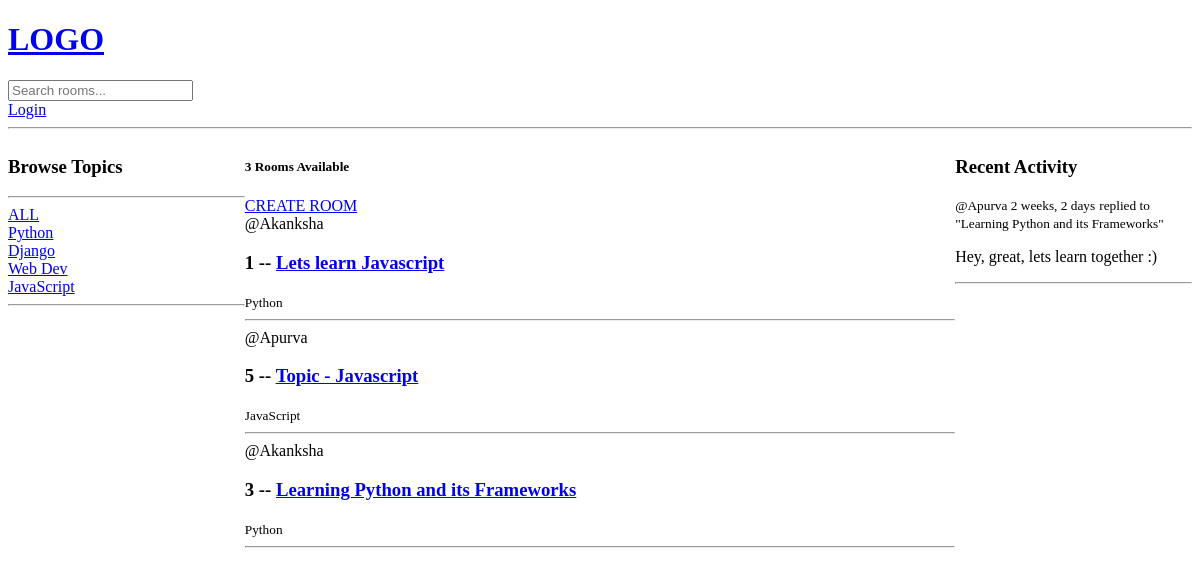
The app's page /, older data.
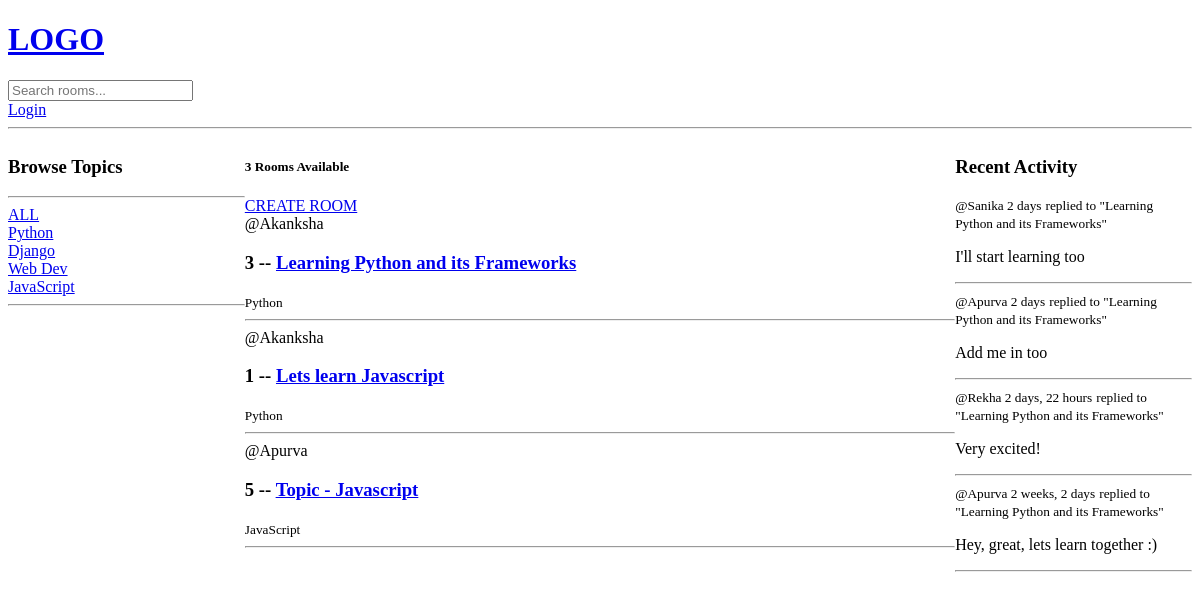
The same page, newer data.
### base/models.py (models this page shows, shortened)
class Topic (models.Model):
    name = models.CharField(max_length=300)

class Room(models.Model):
    host = models.ForeignKey(User,on_delete=models.SET_NULL, null=True)
    topic = models.ForeignKey(Topic,on_delete=models.SET_NULL, null=True)
    name = models.CharField(max_length=200)
    description = models.TextField(null=True, blank=True)
    participants =models.ManyToManyField(User, related_name='participants', blank=True)
    updated = models.DateTimeField(auto_now=True)
    created = models.DateTimeField(auto_now_add=True)
    class Meta:
        ordering = ['-updated','-created']
    def __str__(self) -> str:
        return self.name

class Message(models.Model):
    user = models.ForeignKey(User, on_delete=models.CASCADE)
    room = models.ForeignKey(Room, on_delete=models.CASCADE)
    body = models.TextField()
    updated = models.DateTimeField(auto_now=True)
    created = models.DateTimeField(auto_now_add=True)
    class Meta:
        ordering = ['-updated','-created']
    def __str__(self) -> str:
        return self.body[0:50]

### base/views.py (the view)
# urls.py: path("", views.home, name="home"),
def home(request):
    if request.GET.get("q") != None:
        q = request.GET.get("q")
    else:
        q = ""
    rooms = Room.objects.filter(
        Q(topic__name__icontains=q)
        | Q(name__contains=q)  # here topic is the var in room model
        | Q(description__contains=q)
    )
    topics = Topic.objects.all()
    room_count = rooms.count()
    room_messages = Message.objects.filter(Q(room__topic__name__icontains=q))
    context = {"rooms": rooms, "topics": topics, "room_count": room_count,
               "room_messages":room_messages}
    return render(request, "base/home.html", context)

### base/templates/base/home.html (shortened to what this page needs)
{% extends 'main.html' %} {% block content %}
<div class="home-container">
    <div>
       {% include 'base/topics_component.html' %}
    <div>
        <h5>{{room_count}} Rooms Available</h5>
        <a href="{% url 'create-room' %}"> CREATE ROOM</a>
        <div>
            {% include 'base/feed_component.html' %}
        </div>
    </div>
    <div>
        {% include 'base/activity_component.html' %}
    </div>
</div>
{% endblock content %}

### base/templates/base/topics_component.html
<h3>Browse Topics</h3>
<hr />
<div>
    <a href="{% url 'home' %}">ALL</a>
</div>
{% for topic in topics %}
<div>
    <a href="{% url 'home' %}?q={{topic.name}}">{{topic.name}}</a>
</div>
{% endfor %}
<hr />
</div>

### base/templates/base/feed_component.html (shortened to what this page needs)
{% for room in rooms %}
    <div>
        <span>@{{room.host.username}}</span>
        <h3>
            {{room.id}} -- <a href="{% url 'room' room.id %}">{{room.name}}</a>
        </h3>
        <small>{{room.topic.name}}</small>
        <hr />
    </div>
    {% endfor %}

### base/templates/base/activity_component.html (shortened to what this page needs)
<h3>Recent Activity</h3>
    {% for message in room_messages %}
        <div>
            <small>@{{message.user}} {{message.created|timesince}}</small>
            <small>replied to "{{message.room}}"</small>
            <p>{{message}}</p>
            <hr>
        </div>
    {% endfor %}

Row changes from the older to the newer data that the page shows:
changed Room "Learning Python and its Frameworks": moves up the list
added Message: user "Sanika", created "2 days", room "Learning Python and its Frameworks", body "I'll start learning too"
added Message: user "Apurva", created "2 days", room "Learning Python and its Frameworks", body "Add me in too"
added Message: user "Rekha", created "2 days, 22 hours", room "Learning Python and its Frameworks", body "Very excited!"
